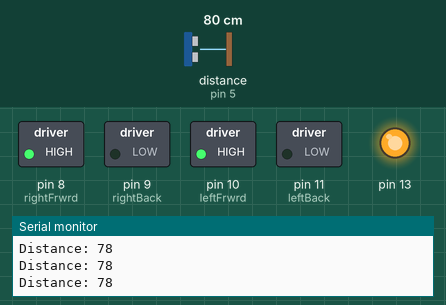
This sketch was run on a simulated Arduino Uno, built with avr-gcc and run on an emulated ATmega328P. Parts: switched loads named in the sketch (green lamp = pin HIGH), output pins drawn as LEDs (lit = HIGH), the last lines printed to the serial monitor. Wiring (inferred from the names in the program): ultrasonic range finder: trigger pin 6; echo pin 5. The inputs (shaded band) are chosen by the test bench; at power-on: distance to the obstacle (sensor on pin 5) 80 cm. The echo pulse lasts 58.3 µs per cm; pins used as bus, display or sensor lines are not drawn.

Above: at 1.2 s.
1.3 s: distance to the obstacle (sensor on pin 5) set to 35 cm
2.8 s: distance to the obstacle (sensor on pin 5) set to 29 cm
At 3.4 s:
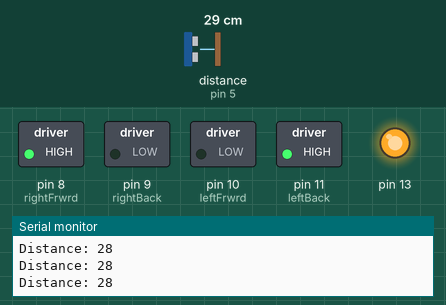
4.3 s: distance to the obstacle (sensor on pin 5) set to 60 cm
At 4.8 s:
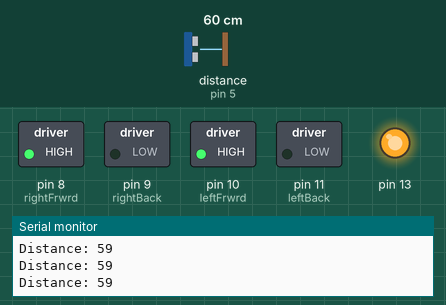
5.8 s: distance to the obstacle (sensor on pin 5) set to 18 cm
At 6.9 s:
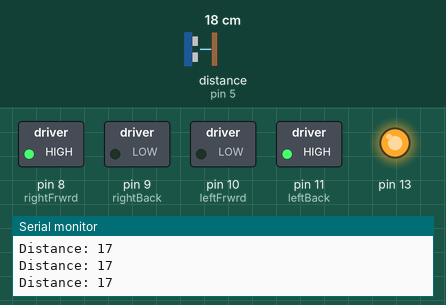
Timing chart, 0 to 8.3 s (numbered marks = the images above; inputs shaded):
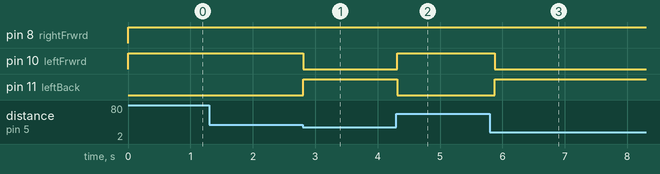

Measured:
- the behaviour switches between 32 and 31 cm on distance to the obstacle (sensor on pin 5) (found by bisection; images 0 and 1)
- after the input at 2.8 s, pin 10 (leftFrwrd): HIGH → LOW at once; pin 11 (leftBack): LOW → HIGH at once
- after the input at 4.3 s, pin 10 (leftFrwrd): LOW → HIGH at once; pin 11 (leftBack): HIGH → LOW at once
- after the input at 5.8 s, pin 10 (leftFrwrd): HIGH → LOW after 0.08 s; pin 11 (leftBack): LOW → HIGH after 0.08 s

The sketch:

obstacle_avoiding_robot.ino
```cpp
const int trig = 6;
const int echo = 5;
const int leftFrwrd = 10;
const int leftBack = 11;
const int rightFrwrd = 8;
const int rightBack = 9;

int duration = 0;
int distance = 0;

void setup()
{
  pinMode(trig , OUTPUT);
  pinMode(echo , INPUT);
  pinMode(leftFrwrd , OUTPUT);
  pinMode(leftBack , OUTPUT);
  pinMode(rightFrwrd , OUTPUT);
  pinMode(rightBack , OUTPUT);
  pinMode(13 , OUTPUT);
  digitalWrite(13 , HIGH);
  pinMode(10 , OUTPUT);
  digitalWrite(10 , LOW);
  Serial.begin(9600);

}

void loop()
{
digitalWrite(trig, LOW);
delayMicroseconds(2);
digitalWrite(trig, HIGH);
delayMicroseconds(10);
digitalWrite(trig, LOW);
duration = pulseIn(echo, HIGH);
distance= (duration*0.034/2);
  Serial.print("Distance: ");
Serial.println(distance);

  if(distance>30)
  {
    digitalWrite(leftFrwrd , HIGH);
    digitalWrite(leftBack , LOW);
    digitalWrite(rightFrwrd , HIGH);
    digitalWrite(rightBack , LOW);
    delay(100);
  }
  else

  {
    digitalWrite(leftFrwrd , LOW);
    digitalWrite(leftBack , HIGH);
    digitalWrite(rightFrwrd , HIGH);
    digitalWrite(rightBack ,LOW );
  }

}
```
